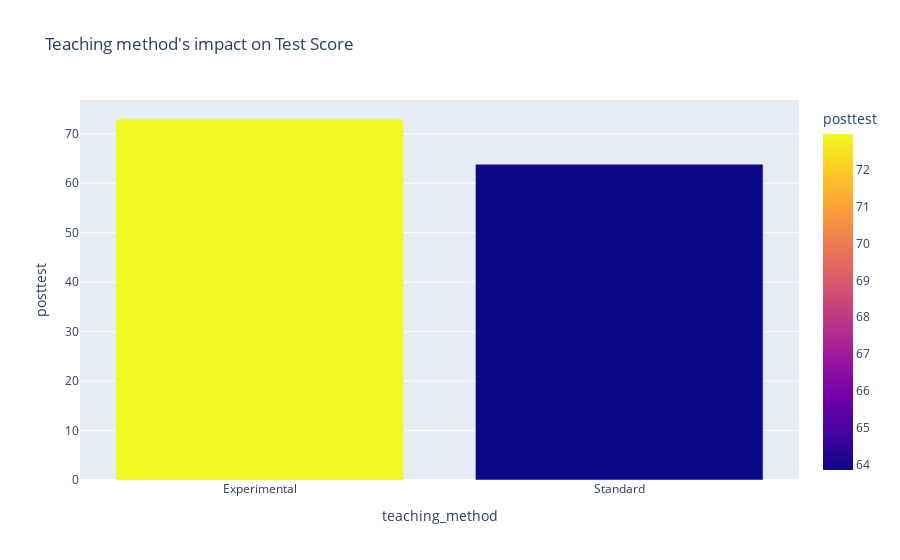

Write notebook code for a chart like this one.
### Markdown cell above
Analysis

* The number of schools with experimental style are less than standard style

### Code cell
#checking posttest score based on teaching_method
fig = px.bar(teaching_method, x='teaching_method',y='posttest', title="Teaching method's impact on Test Score", color = 'posttest')
fig.show()

### Figure 1 — Plotly figure (JSON) as saved in the notebook; plotly's stock layout.template omitted (floating-point values rounded to 4 significant figures)
{"data": [{"alignmentgroup": "True", "hovertemplate": "teaching_method=%{x}<br>posttest=%{marker.color}<extra></extra>", "legendgroup": "", "marker": {"color": [72.98, 63.85], "coloraxis": "coloraxis"}, "name": "", "offsetgroup": "", "orientation": "v", "showlegend": false, "textposition": "auto", "type": "bar", "x": ["Experimental", "Standard"], "xaxis": "x", "y": [72.98, 63.85], "yaxis": "y"}], "layout": {"barmode": "relative", "coloraxis": {"colorbar": {"title": {"text": "posttest"}}, "colorscale": [[0, "#0d0887"], [0.1111, "#46039f"], [0.2222, "#7201a8"], [0.3333, "#9c179e"], [0.4444, "#bd3786"], [0.5556, "#d8576b"], [0.6667, "#ed7953"], [0.7778, "#fb9f3a"], [0.8889, "#fdca26"], [1, "#f0f921"]]}, "legend": {"tracegroupgap": 0}, "title": {"text": "Teaching method's impact on Test Score"}, "xaxis": {"anchor": "y", "domain": [0, 1], "title": {"text": "teaching_method"}}, "yaxis": {"anchor": "x", "domain": [0, 1], "title": {"text": "posttest"}}}}
